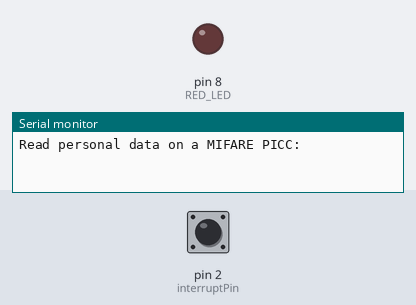
Simulated run of this sketch. Board: Arduino Uno, built with avr-gcc and run on an emulated ATmega328P. Shown: output pins drawn as LEDs (lit = HIGH), the last lines printed to the serial monitor. The test bench sets the inputs (shaded band); at power-on: pin 2 (interruptPin) HIGH. Pins used as bus, display or sensor lines are not drawn.

Above: at 1.2 s.
1.3 s: pin 2 (interruptPin) pulled LOW for 0.65 s
At 2.9 s:
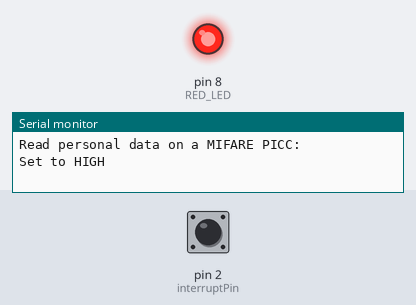
5.2 s: pin 2 (interruptPin) pulled LOW for 1 s
At 6.7 s:
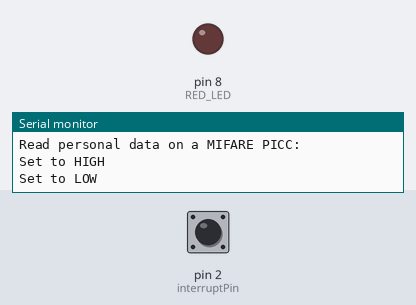
10.7 s: pin 2 (interruptPin) pulled LOW for 3.2 s
At 15.0 s:
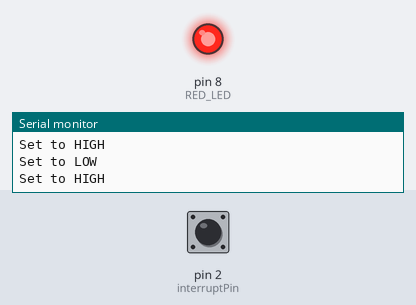
Timing chart, 0 to 16.4 s (numbered marks = the images above; inputs shaded):
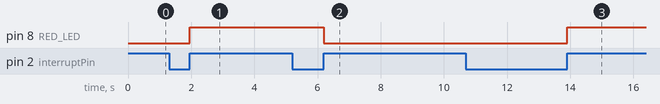

The sketch:

Read_and_Write_Switch.ino
```cpp
/*This code switches the RFID-RC522 between read and write mode when a switch conntected to pin 7 is switched.
  The code for reading and writing to the RFID tags is derived from examples from a RFID custom library
  by miguelbalboa from his RFID github Repository (https://github.com/miguelbalboa/rfid.git)
  by Jackie Jone
*/

// Importing custom libraries
#include <SPI.h>
#include <MFRC522.h>
#include <Wire.h>
#include <string.h>

// Defining pin numbers
#define RST_PIN 9
#define SS_PIN 10
#define RED_LED 8

// https://thekurks.net/blog/2016/4/25/using-interrupts
const byte interruptPin = 2; // Defining pin which the switch is connected to
volatile byte state = LOW;

// Defining variables
int Switch = 0;

MFRC522 mfrc522(SS_PIN, RST_PIN);   // Create MFRC522 instance for RFID scanner

void setup() {
  pinMode(interruptPin, INPUT_PULLUP);                          // Sets interrupt pin
  attachInterrupt(digitalPinToInterrupt(interruptPin), switchState, RISING);
  Serial.begin(9600);                                           // Initialize serial monitor
  SPI.begin();                                                  // Initialize SPI bus
  mfrc522.PCD_Init();                                           // Initialize MFRC522 card
  Serial.println(F("Read personal data on a MIFARE PICC:"));    //shows in serial that it is ready to read
  pinMode(RED_LED, OUTPUT);
  Wire.begin();                // join i2c bus with address #8
}

void loop() {
  // Checks for a high or low signal to switch between reading RFID tags using the
  // MFRC522 or writing to RFID tags
  if (Switch == LOW) {
    RFID_read();
    delay(500);
  } else if (Switch == HIGH) {
    RFID_write();
    delay(500);
  }
}

void switchState() {
  if (Switch == LOW) {
    Switch = HIGH;
    digitalWrite(RED_LED, HIGH);
    Serial.println("Set to HIGH");
    delay(500);
  } else if (Switch == HIGH){
    Switch = LOW;
    digitalWrite(RED_LED, LOW);
    Serial.println("Set to LOW");
    delay(500);
  }
}

// Defining function for reading the RFID chip
void RFID_read() {

  // Prepare key - all keys are set to FFFFFFFFFFFFh at chip delivery from the factory.
  MFRC522::MIFARE_Key key;
  for (byte i = 0; i < 6; i++) key.keyByte[i] = 0xFF;

  //some variables we need
  byte block;
  byte len;
  MFRC522::StatusCode status;

  //-------------------------------------------

  // Reset the loop if no new card present on the sensor/reader. This saves the entire process when idle.
  if ( ! mfrc522.PICC_IsNewCardPresent()) {
    return;
  }

  // Select one of the cards
  if ( ! mfrc522.PICC_ReadCardSerial()) {
    return;
  }

  Serial.println(F("**Card Detected:**"));

  //-------------------------------------------

  mfrc522.PICC_DumpDetailsToSerial(&(mfrc522.uid)); //dump some details about the card


  //-------------------------------------------

  Serial.print(F("Student ID: "));

  byte buffer1[18];

  block = 4;
  len = 18;

  //------------------------------------------- GET FIRST NAME
  status = mfrc522.PCD_Authenticate(MFRC522::PICC_CMD_MF_AUTH_KEY_A, 4, &key, &(mfrc522.uid)); //line 834 of MFRC522.cpp file
  if (status != MFRC522::STATUS_OK) {
    Serial.print(F("Authentication failed: "));
    Serial.println(mfrc522.GetStatusCodeName(status));
    return;
  }

  status = mfrc522.MIFARE_Read(block, buffer1, &len);
  if (status != MFRC522::STATUS_OK) {
    Serial.print(F("Reading failed: "));
    Serial.println(mfrc522.GetStatusCodeName(status));
    return;
  }

  //PRINT USER ID
  char usrid[] = "";
  for (uint8_t i = 0; i < 16; i++)
  {
    if (buffer1[i] != 32)
    {
      strncat(usrid, &buffer1[i], 1);
    }
  }
  Serial.print(usrid);
  Wire.beginTransmission(8); // transmit to device #8
  Wire.write("Uname");        // sends five bytes
  Wire.write(usrid);              // sends one byte
  Wire.endTransmission();    // stop transmitting
  Serial.print("\n");

  //---------------------------------------- GET NAME

  Serial.print(F("Name: \n"));

  byte buffer2[18];
  block = 1;

  status = mfrc522.PCD_Authenticate(MFRC522::PICC_CMD_MF_AUTH_KEY_A, 1, &key, &(mfrc522.uid)); //line 834
  if (status != MFRC522::STATUS_OK) {
    Serial.print(F("Authentication failed: "));
    Serial.println(mfrc522.GetStatusCodeName(status));
    return;
  }

  status = mfrc522.MIFARE_Read(block, buffer2, &len);
  if (status != MFRC522::STATUS_OK) {
    Serial.print(F("Reading failed: "));
    Serial.println(mfrc522.GetStatusCodeName(status));
    return;
  }

  //PRINT USER NAME
  char uname[] = "";

  for (uint8_t i = 0; i < 16; i++) {
    strncat(uname, &buffer2[i], 1);
  }


  Wire.beginTransmission(8); // transmit to device #8
  Wire.write("Uid");
  Wire.write(uname);
  Wire.endTransmission();    // stop transmitting
  Serial.write(uname);

  //----------------------------------------

  Serial.println(F("\n**End Reading**\n"));

  delay(500); //change value if you want to read cards faster

  mfrc522.PICC_HaltA();
  mfrc522.PCD_StopCrypto1();
}

// Defining function for writing to the RFID chip
void RFID_write() {
  // Prepare key - all keys are set to FFFFFFFFFFFFh at chip delivery from the factory.
  MFRC522::MIFARE_Key key;
  for (byte i = 0; i < 6; i++) key.keyByte[i] = 0xFF;

  // Reset the loop if no new card present on the sensor/reader. This saves the entire process when idle.
  if ( ! mfrc522.PICC_IsNewCardPresent()) {
    return;
  }

  // Select one of the cards
  if ( ! mfrc522.PICC_ReadCardSerial()) {
    return;
  }

  Serial.print(F("Card UID:"));    //Dump UID
  for (byte i = 0; i < mfrc522.uid.size; i++) {
    Serial.print(mfrc522.uid.uidByte[i] < 0x10 ? " 0" : " ");
    Serial.print(mfrc522.uid.uidByte[i], HEX);
  }
  Serial.print(F(" PICC type: "));   // Dump PICC type
  MFRC522::PICC_Type piccType = mfrc522.PICC_GetType(mfrc522.uid.sak);
  Serial.println(mfrc522.PICC_GetTypeName(piccType));

  byte buffer[34];
  byte block;
  MFRC522::StatusCode status;
  byte len;

  Serial.setTimeout(20000L) ;     // wait until 20 seconds for input from serial
  // Ask personal data: Name
  Serial.println(F("Type name, ending with #"));
  len = Serial.readBytesUntil('#', (char *) buffer, 30) ; // read family name from serial
  for (byte i = len; i < 30; i++) buffer[i] = ' ';     // pad with spaces

  block = 1;
  //Serial.println(F("Authenticating using key A..."));
  status = mfrc522.PCD_Authenticate(MFRC522::PICC_CMD_MF_AUTH_KEY_A, block, &key, &(mfrc522.uid));
  if (status != MFRC522::STATUS_OK) {
    Serial.print(F("PCD_Authenticate() failed: "));
    Serial.println(mfrc522.GetStatusCodeName(status));
    return;
  }
  else Serial.println(F("PCD_Authenticate() success: "));

  // Write block
  status = mfrc522.MIFARE_Write(block, buffer, 16);
  if (status != MFRC522::STATUS_OK) {
    Serial.print(F("MIFARE_Write() failed: "));
    Serial.println(mfrc522.GetStatusCodeName(status));
    return;
  }
  else Serial.println(F("MIFARE_Write() success: "));

  block = 2;
  //Serial.println(F("Authenticating using key A..."));
  status = mfrc522.PCD_Authenticate(MFRC522::PICC_CMD_MF_AUTH_KEY_A, block, &key, &(mfrc522.uid));
  if (status != MFRC522::STATUS_OK) {
    Serial.print(F("PCD_Authenticate() failed: "));
    Serial.println(mfrc522.GetStatusCodeName(status));
    return;
  }

  // Write block
  status = mfrc522.MIFARE_Write(block, &buffer[16], 16);
  if (status != MFRC522::STATUS_OK) {
    Serial.print(F("MIFARE_Write() failed: "));
    Serial.println(mfrc522.GetStatusCodeName(status));
    return;
  }
  else Serial.println(F("MIFARE_Write() success: "));

  // Ask personal data: student number
  Serial.println(F("Type student number, ending with #"));
  len = Serial.readBytesUntil('#', (char *) buffer, 20) ; // read first name from serial
  for (byte i = len; i < 20; i++) buffer[i] = ' ';     // pad with spaces

  block = 4;
  //Serial.println(F("Authenticating using key A..."));
  status = mfrc522.PCD_Authenticate(MFRC522::PICC_CMD_MF_AUTH_KEY_A, block, &key, &(mfrc522.uid));
  if (status != MFRC522::STATUS_OK) {
    Serial.print(F("PCD_Authenticate() failed: "));
    Serial.println(mfrc522.GetStatusCodeName(status));
    return;
  }

  // Write block
  status = mfrc522.MIFARE_Write(block, buffer, 16);
  if (status != MFRC522::STATUS_OK) {
    Serial.print(F("MIFARE_Write() failed: "));
    Serial.println(mfrc522.GetStatusCodeName(status));
    return;
  }
  else Serial.println(F("MIFARE_Write() success: "));

  block = 5;
  //Serial.println(F("Authenticating using key A..."));
  status = mfrc522.PCD_Authenticate(MFRC522::PICC_CMD_MF_AUTH_KEY_A, block, &key, &(mfrc522.uid));
  if (status != MFRC522::STATUS_OK) {
    Serial.print(F("PCD_Authenticate() failed: "));
    Serial.println(mfrc522.GetStatusCodeName(status));
    return;
  }

  // Write block
  status = mfrc522.MIFARE_Write(block, &buffer[16], 16);
  if (status != MFRC522::STATUS_OK) {
    Serial.print(F("MIFARE_Write() failed: "));
    Serial.println(mfrc522.GetStatusCodeName(status));
    return;
  }
  else Serial.println(F("MIFARE_Write() success: "));


  Serial.println(" ");
  mfrc522.PICC_HaltA(); // Halt PICC
  mfrc522.PCD_StopCrypto1();  // Stop encryption on PCD
}
```

Measured:
- after the input at 1.3 s, pin 8 (RED_LED): LOW → HIGH after 0.65 s
- after the input at 5.2 s, pin 8 (RED_LED): HIGH → LOW after 1.0 s
- after the input at 10.7 s, pin 8 (RED_LED): LOW → HIGH after 3.2 s
